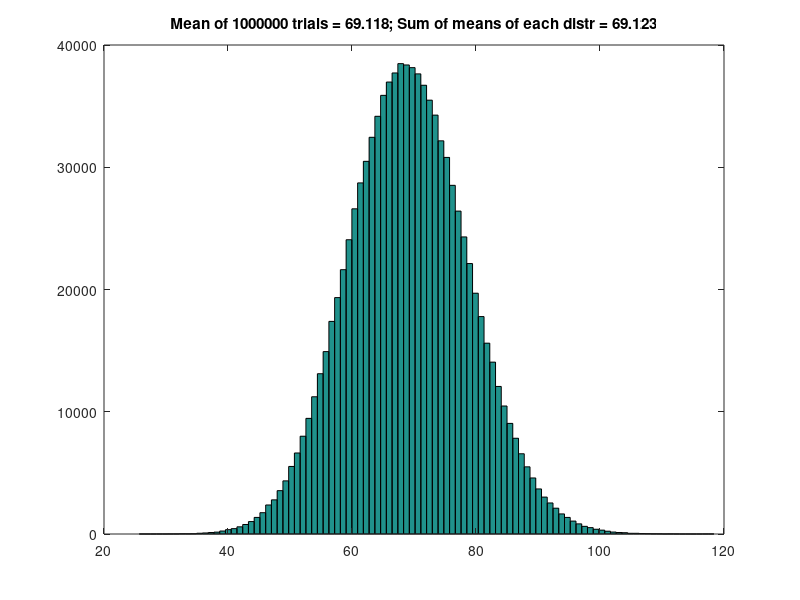

MATLAB code to generate this figure:
clear all;close all;clc

N = 10; %how many pairs of variables
maxMean = 5; %i'll make N variables with different means; this is the max
meansX = maxMean*rand(1,N); %make E[X_n]
variancesX = rand(1,N); %Var[X_n]
meansY = maxMean*rand(1,N); %make E[Y_n]
variancesY = rand(1,N); %Var[Y_n]
Ntrials = 1000000; %now many trials of: X_1*Y_1+X_2*Y_2+...+X_N*Y_N
X = randn(Ntrials,N);Y = randn(Ntrials,N);%make normal(0,1); scaled below
for i = 1:N %run through the N pairs and set the means and variances
    X(:,i) = sqrt(variancesX(i))*X(:,i)+meansX(i);
    Y(:,i) = sqrt(variancesY(i))*Y(:,i)+meansY(i);
end
Z = sum(X.*Y,2);hist(Z,100);
title(sprintf('Mean of %d trials = %5.3f; Sum of means of each distr = %5.3f',Ntrials,sum(meansX.*meansY),mean(Z)));
sum(meansX.^2.*variancesY+meansY.^2.*variancesX+variancesY.*variancesY)
var(Z)